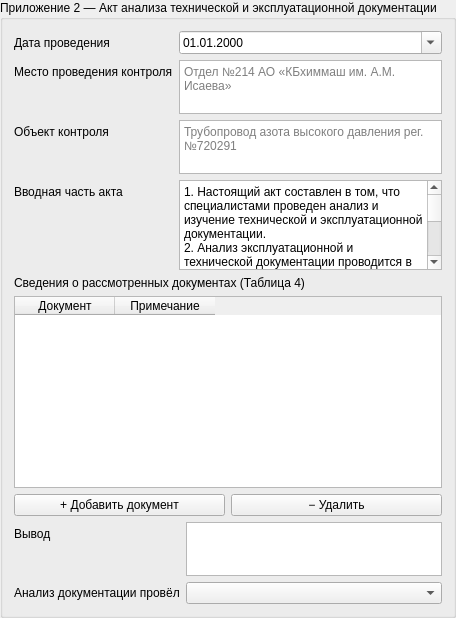
<widget class="QGroupBox" name="act2_group">
 <property name="title"><string>Приложение 2 — Акт анализа технической и эксплуатационной документации</string></property>
<layout class="QVBoxLayout" name="act2_vlayout">
<item><layout class="QFormLayout" name="formLayout_33">
<item row="0" column="0">
 <widget class="QLabel" name="label_34"><property name="text"><string>Дата проведения</string></property></widget>
</item>
<item row="0" column="1">
 <widget class="QDateEdit" name="act2_date">
 <property name="calendarPopup"><bool>true</bool></property>
 <property name="displayFormat"><string>dd.MM.yyyy</string></property>
</widget>
</item>
<item row="1" column="0">
 <widget class="QLabel" name="label_act2ctrlplace"><property name="text"><string>Место проведения контроля</string></property></widget>
</item>
<item row="1" column="1">
 <widget class="QPlainTextEdit" name="act2_control_place">
 <property name="minimumSize"><size><width>0</width><height>27</height></size></property>
 <property name="maximumSize"><size><width>16777215</width><height>54</height></size></property>
<property name="placeholderText"><string>Отдел №214 АО «КБхиммаш им. А.М. Исаева»</string></property>
</widget>
</item>
<item row="2" column="0">
 <widget class="QLabel" name="label_act2ctrlobj"><property name="text"><string>Объект контроля</string></property></widget>
</item>
<item row="2" column="1">
 <widget class="QPlainTextEdit" name="act2_control_object">
 <property name="minimumSize"><size><width>0</width><height>27</height></size></property>
 <property name="maximumSize"><size><width>16777215</width><height>54</height></size></property>
<property name="placeholderText"><string>Трубопровод азота высокого давления рег.№720291</string></property>
</widget>
</item>
<item row="3" column="0">
 <widget class="QLabel" name="label_act2_intro"><property name="text"><string>Вводная часть акта</string></property></widget>
</item>
<item row="3" column="1">
 <widget class="QPlainTextEdit" name="act2_intro_text">
 <property name="minimumSize"><size><width>0</width><height>90</height></size></property>
 <property name="maximumSize"><size><width>16777215</width><height>90</height></size></property>
 <property name="plainText"><string>1. Настоящий акт составлен в том, что специалистами проведен анализ и изучение технической и эксплуатационной документации.
2. Анализ эксплуатационной и технической документации проводится в целях детального ознакомления с конструкцией, материалами и особенностями изготовления, характером и конкретными условиями работы трубопровода, а также для предварительной оценки его технического состояния на протяжении всего срока эксплуатации.
3. Рассмотренный в ходе проведения обследования комплект технической документации на основании требования п. 204 Приказа Ростехнадзора от 21 декабря 2021 года № 444 представлен в таблице 1.</string></property>
</widget>
</item>
</layout></item>
<item><widget class="QLabel" name="label_act2_docs"><property name="text"><string>Сведения о рассмотренных документах (Таблица 4)</string></property></widget></item>
<item><widget class="QTableWidget" name="table_reviewed_docs">
 <property name="minimumSize"><size><width>0</width><height>160</height></size></property>
 <property name="rowCount"><number>0</number></property>
 <property name="columnCount"><number>2</number></property>
<column><property name="text"><string>Документ</string></property></column>
<column><property name="text"><string>Примечание</string></property></column>
</widget></item>
<item><layout class="QHBoxLayout" name="act2_docs_buttons">
<item><widget class="QPushButton" name="pushButt_addReviewedDoc"><property name="text"><string>+ Добавить документ</string></property></widget></item>
<item><widget class="QPushButton" name="pushButt_removeReviewedDoc"><property name="text"><string>− Удалить</string></property></widget></item>
</layout></item>
<item><layout class="QFormLayout" name="formLayout_33b">
<item row="0" column="0">
 <widget class="QLabel" name="label_35"><property name="text"><string>Вывод</string></property></widget>
</item>
<item row="0" column="1">
 <widget class="QPlainTextEdit" name="act2_conclusion">
 <property name="minimumSize"><size><width>0</width><height>54</height></size></property>
 <property name="maximumSize"><size><width>16777215</width><height>54</height></size></property>
 <property name="placeholderText"><string /></property>
</widget>
</item>
<item row="1" column="0">
 <widget class="QLabel" name="label_act2_specialist"><property name="text"><string>Анализ документации провёл</string></property></widget>
</item>
<item row="1" column="1">
 <widget class="QComboBox" name="act2_specialist" />
</item>
</layout></item>
</layout>
</widget>
